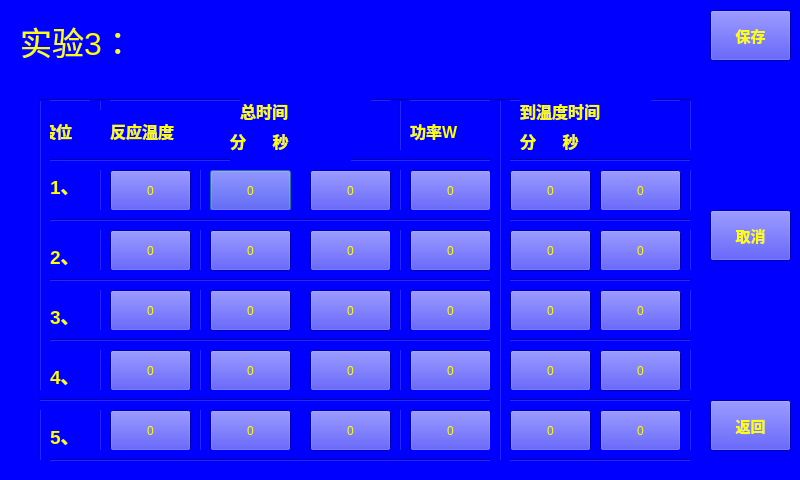
<?xml version="1.0" encoding="UTF-8"?>
<ui version="4.0">
 <class>Setting_3</class>
 <widget class="QDialog" name="Setting_3">
  <property name="geometry">
   <rect>
    <x>0</x>
    <y>0</y>
    <width>800</width>
    <height>480</height>
   </rect>
  </property>
  <property name="windowTitle">
   <string>Dialog</string>
  </property>
  <property name="styleSheet">
   <string notr="true">color: rgb(255, 255, 0);
background-color: rgb(0, 0, 255);</string>
  </property>
  <widget class="Line" name="line_11">
   <property name="geometry">
    <rect>
     <x>190</x>
     <y>100</y>
     <width>20</width>
     <height>361</height>
    </rect>
   </property>
   <property name="orientation">
    <enum>Qt::Vertical</enum>
   </property>
  </widget>
  <widget class="QPushButton" name="pushButton_7">
   <property name="geometry">
    <rect>
     <x>210</x>
     <y>170</y>
     <width>81</width>
     <height>41</height>
    </rect>
   </property>
   <property name="text">
    <string>0</string>
   </property>
  </widget>
  <widget class="QPushButton" name="pushButton_10">
   <property name="geometry">
    <rect>
     <x>310</x>
     <y>230</y>
     <width>81</width>
     <height>41</height>
    </rect>
   </property>
   <property name="text">
    <string>0</string>
   </property>
  </widget>
  <widget class="QPushButton" name="pushButton_31">
   <property name="geometry">
    <rect>
     <x>600</x>
     <y>410</y>
     <width>81</width>
     <height>41</height>
    </rect>
   </property>
   <property name="text">
    <string>0</string>
   </property>
  </widget>
  <widget class="QLabel" name="label_8">
   <property name="geometry">
    <rect>
     <x>520</x>
     <y>120</y>
     <width>111</width>
     <height>41</height>
    </rect>
   </property>
   <property name="font">
    <font>
     <pointsize>12</pointsize>
     <weight>75</weight>
     <bold>true</bold>
    </font>
   </property>
   <property name="text">
    <string>分      秒</string>
   </property>
  </widget>
  <widget class="QPushButton" name="pushButton">
   <property name="geometry">
    <rect>
     <x>710</x>
     <y>10</y>
     <width>81</width>
     <height>51</height>
    </rect>
   </property>
   <property name="font">
    <font>
     <pointsize>11</pointsize>
     <weight>75</weight>
     <bold>true</bold>
    </font>
   </property>
   <property name="text">
    <string>保存</string>
   </property>
  </widget>
  <widget class="QPushButton" name="pushButton_15">
   <property name="geometry">
    <rect>
     <x>210</x>
     <y>410</y>
     <width>81</width>
     <height>41</height>
    </rect>
   </property>
   <property name="text">
    <string>0</string>
   </property>
  </widget>
  <widget class="Line" name="line">
   <property name="geometry">
    <rect>
     <x>40</x>
     <y>90</y>
     <width>651</width>
     <height>20</height>
    </rect>
   </property>
   <property name="orientation">
    <enum>Qt::Horizontal</enum>
   </property>
  </widget>
  <widget class="QLabel" name="label_9">
   <property name="geometry">
    <rect>
     <x>50</x>
     <y>170</y>
     <width>41</width>
     <height>31</height>
    </rect>
   </property>
   <property name="font">
    <font>
     <pointsize>14</pointsize>
     <weight>75</weight>
     <bold>true</bold>
    </font>
   </property>
   <property name="text">
    <string>1、</string>
   </property>
  </widget>
  <widget class="QLabel" name="label_11">
   <property name="geometry">
    <rect>
     <x>50</x>
     <y>300</y>
     <width>41</width>
     <height>31</height>
    </rect>
   </property>
   <property name="font">
    <font>
     <pointsize>14</pointsize>
     <weight>75</weight>
     <bold>true</bold>
    </font>
   </property>
   <property name="text">
    <string>3、</string>
   </property>
  </widget>
  <widget class="Line" name="line_12">
   <property name="geometry">
    <rect>
     <x>390</x>
     <y>100</y>
     <width>20</width>
     <height>361</height>
    </rect>
   </property>
   <property name="orientation">
    <enum>Qt::Vertical</enum>
   </property>
  </widget>
  <widget class="QLabel" name="label_6">
   <property name="geometry">
    <rect>
     <x>410</x>
     <y>110</y>
     <width>81</width>
     <height>41</height>
    </rect>
   </property>
   <property name="font">
    <font>
     <pointsize>12</pointsize>
     <weight>75</weight>
     <bold>true</bold>
    </font>
   </property>
   <property name="text">
    <string>功率W</string>
   </property>
  </widget>
  <widget class="QLabel" name="label_12">
   <property name="geometry">
    <rect>
     <x>50</x>
     <y>360</y>
     <width>41</width>
     <height>31</height>
    </rect>
   </property>
   <property name="font">
    <font>
     <pointsize>14</pointsize>
     <weight>75</weight>
     <bold>true</bold>
    </font>
   </property>
   <property name="text">
    <string>4、</string>
   </property>
  </widget>
  <widget class="QPushButton" name="pushButton_3">
   <property name="geometry">
    <rect>
     <x>110</x>
     <y>230</y>
     <width>81</width>
     <height>41</height>
    </rect>
   </property>
   <property name="text">
    <string>0</string>
   </property>
  </widget>
  <widget class="QPushButton" name="pushButton_8">
   <property name="geometry">
    <rect>
     <x>310</x>
     <y>170</y>
     <width>81</width>
     <height>41</height>
    </rect>
   </property>
   <property name="text">
    <string>0</string>
   </property>
  </widget>
  <widget class="Line" name="line_9">
   <property name="geometry">
    <rect>
     <x>680</x>
     <y>100</y>
     <width>20</width>
     <height>361</height>
    </rect>
   </property>
   <property name="orientation">
    <enum>Qt::Vertical</enum>
   </property>
  </widget>
  <widget class="QPushButton" name="pushButton_4">
   <property name="geometry">
    <rect>
     <x>110</x>
     <y>290</y>
     <width>81</width>
     <height>41</height>
    </rect>
   </property>
   <property name="text">
    <string>0</string>
   </property>
  </widget>
  <widget class="QLabel" name="label">
   <property name="geometry">
    <rect>
     <x>20</x>
     <y>20</y>
     <width>241</width>
     <height>41</height>
    </rect>
   </property>
   <property name="font">
    <font>
     <pointsize>24</pointsize>
    </font>
   </property>
   <property name="text">
    <string>实验3：</string>
   </property>
  </widget>
  <widget class="QLabel" name="label_4">
   <property name="geometry">
    <rect>
     <x>240</x>
     <y>90</y>
     <width>131</width>
     <height>41</height>
    </rect>
   </property>
   <property name="font">
    <font>
     <pointsize>12</pointsize>
     <weight>75</weight>
     <bold>true</bold>
    </font>
   </property>
   <property name="text">
    <string>总时间</string>
   </property>
  </widget>
  <widget class="QPushButton" name="pushButton_25">
   <property name="geometry">
    <rect>
     <x>600</x>
     <y>230</y>
     <width>81</width>
     <height>41</height>
    </rect>
   </property>
   <property name="text">
    <string>0</string>
   </property>
  </widget>
  <widget class="Line" name="line_10">
   <property name="geometry">
    <rect>
     <x>90</x>
     <y>100</y>
     <width>20</width>
     <height>361</height>
    </rect>
   </property>
   <property name="orientation">
    <enum>Qt::Vertical</enum>
   </property>
  </widget>
  <widget class="QPushButton" name="pushButton_21">
   <property name="geometry">
    <rect>
     <x>410</x>
     <y>290</y>
     <width>81</width>
     <height>41</height>
    </rect>
   </property>
   <property name="text">
    <string>0</string>
   </property>
  </widget>
  <widget class="QPushButton" name="pushButton_30">
   <property name="geometry">
    <rect>
     <x>510</x>
     <y>410</y>
     <width>81</width>
     <height>41</height>
    </rect>
   </property>
   <property name="text">
    <string>0</string>
   </property>
  </widget>
  <widget class="QPushButton" name="pushButton_2">
   <property name="geometry">
    <rect>
     <x>110</x>
     <y>170</y>
     <width>81</width>
     <height>41</height>
    </rect>
   </property>
   <property name="styleSheet">
    <string notr="true"/>
   </property>
   <property name="text">
    <string>0</string>
   </property>
   <property name="flat">
    <bool>false</bool>
   </property>
  </widget>
  <widget class="QLabel" name="label_13">
   <property name="geometry">
    <rect>
     <x>50</x>
     <y>420</y>
     <width>41</width>
     <height>31</height>
    </rect>
   </property>
   <property name="font">
    <font>
     <pointsize>14</pointsize>
     <weight>75</weight>
     <bold>true</bold>
    </font>
   </property>
   <property name="text">
    <string>5、</string>
   </property>
  </widget>
  <widget class="QPushButton" name="pushButton_22">
   <property name="geometry">
    <rect>
     <x>410</x>
     <y>350</y>
     <width>81</width>
     <height>41</height>
    </rect>
   </property>
   <property name="text">
    <string>0</string>
   </property>
  </widget>
  <widget class="QPushButton" name="pushButton_14">
   <property name="geometry">
    <rect>
     <x>310</x>
     <y>350</y>
     <width>81</width>
     <height>41</height>
    </rect>
   </property>
   <property name="text">
    <string>0</string>
   </property>
  </widget>
  <widget class="QPushButton" name="pushButton_6">
   <property name="geometry">
    <rect>
     <x>110</x>
     <y>410</y>
     <width>81</width>
     <height>41</height>
    </rect>
   </property>
   <property name="text">
    <string>0</string>
   </property>
  </widget>
  <widget class="QPushButton" name="pushButton_17">
   <property name="geometry">
    <rect>
     <x>410</x>
     <y>170</y>
     <width>81</width>
     <height>41</height>
    </rect>
   </property>
   <property name="text">
    <string>0</string>
   </property>
  </widget>
  <widget class="QPushButton" name="pushButton_27">
   <property name="geometry">
    <rect>
     <x>600</x>
     <y>290</y>
     <width>81</width>
     <height>41</height>
    </rect>
   </property>
   <property name="text">
    <string>0</string>
   </property>
  </widget>
  <widget class="QPushButton" name="pushButton_26">
   <property name="geometry">
    <rect>
     <x>510</x>
     <y>290</y>
     <width>81</width>
     <height>41</height>
    </rect>
   </property>
   <property name="text">
    <string>0</string>
   </property>
  </widget>
  <widget class="QPushButton" name="pushButton_13">
   <property name="geometry">
    <rect>
     <x>210</x>
     <y>350</y>
     <width>81</width>
     <height>41</height>
    </rect>
   </property>
   <property name="text">
    <string>0</string>
   </property>
  </widget>
  <widget class="QPushButton" name="pushButton_19">
   <property name="geometry">
    <rect>
     <x>600</x>
     <y>170</y>
     <width>81</width>
     <height>41</height>
    </rect>
   </property>
   <property name="text">
    <string>0</string>
   </property>
  </widget>
  <widget class="QPushButton" name="pushButton_28">
   <property name="geometry">
    <rect>
     <x>510</x>
     <y>350</y>
     <width>81</width>
     <height>41</height>
    </rect>
   </property>
   <property name="text">
    <string>0</string>
   </property>
  </widget>
  <widget class="Line" name="line_6">
   <property name="geometry">
    <rect>
     <x>40</x>
     <y>330</y>
     <width>651</width>
     <height>20</height>
    </rect>
   </property>
   <property name="orientation">
    <enum>Qt::Horizontal</enum>
   </property>
  </widget>
  <widget class="QPushButton" name="pushButton_23">
   <property name="geometry">
    <rect>
     <x>410</x>
     <y>410</y>
     <width>81</width>
     <height>41</height>
    </rect>
   </property>
   <property name="text">
    <string>0</string>
   </property>
  </widget>
  <widget class="QPushButton" name="pushButton_11">
   <property name="geometry">
    <rect>
     <x>210</x>
     <y>290</y>
     <width>81</width>
     <height>41</height>
    </rect>
   </property>
   <property name="text">
    <string>0</string>
   </property>
  </widget>
  <widget class="QPushButton" name="pushButton_18">
   <property name="geometry">
    <rect>
     <x>510</x>
     <y>170</y>
     <width>81</width>
     <height>41</height>
    </rect>
   </property>
   <property name="text">
    <string>0</string>
   </property>
  </widget>
  <widget class="Line" name="line_5">
   <property name="geometry">
    <rect>
     <x>40</x>
     <y>270</y>
     <width>651</width>
     <height>20</height>
    </rect>
   </property>
   <property name="orientation">
    <enum>Qt::Horizontal</enum>
   </property>
  </widget>
  <widget class="Line" name="line_4">
   <property name="geometry">
    <rect>
     <x>40</x>
     <y>210</y>
     <width>651</width>
     <height>20</height>
    </rect>
   </property>
   <property name="orientation">
    <enum>Qt::Horizontal</enum>
   </property>
  </widget>
  <widget class="Line" name="line_8">
   <property name="geometry">
    <rect>
     <x>40</x>
     <y>450</y>
     <width>651</width>
     <height>20</height>
    </rect>
   </property>
   <property name="orientation">
    <enum>Qt::Horizontal</enum>
   </property>
  </widget>
  <widget class="Line" name="line_2">
   <property name="geometry">
    <rect>
     <x>40</x>
     <y>150</y>
     <width>651</width>
     <height>20</height>
    </rect>
   </property>
   <property name="orientation">
    <enum>Qt::Horizontal</enum>
   </property>
  </widget>
  <widget class="QPushButton" name="pushButton_12">
   <property name="geometry">
    <rect>
     <x>310</x>
     <y>290</y>
     <width>81</width>
     <height>41</height>
    </rect>
   </property>
   <property name="text">
    <string>0</string>
   </property>
  </widget>
  <widget class="QLabel" name="label_7">
   <property name="geometry">
    <rect>
     <x>520</x>
     <y>90</y>
     <width>131</width>
     <height>41</height>
    </rect>
   </property>
   <property name="font">
    <font>
     <pointsize>12</pointsize>
     <weight>75</weight>
     <bold>true</bold>
    </font>
   </property>
   <property name="text">
    <string>到温度时间</string>
   </property>
  </widget>
  <widget class="QLabel" name="label_2">
   <property name="geometry">
    <rect>
     <x>40</x>
     <y>110</y>
     <width>61</width>
     <height>41</height>
    </rect>
   </property>
   <property name="font">
    <font>
     <pointsize>12</pointsize>
     <weight>75</weight>
     <bold>true</bold>
    </font>
   </property>
   <property name="text">
    <string>段位</string>
   </property>
  </widget>
  <widget class="QPushButton" name="pushButton_20">
   <property name="geometry">
    <rect>
     <x>410</x>
     <y>230</y>
     <width>81</width>
     <height>41</height>
    </rect>
   </property>
   <property name="text">
    <string>0</string>
   </property>
  </widget>
  <widget class="QPushButton" name="pushButton_5">
   <property name="geometry">
    <rect>
     <x>110</x>
     <y>350</y>
     <width>81</width>
     <height>41</height>
    </rect>
   </property>
   <property name="text">
    <string>0</string>
   </property>
  </widget>
  <widget class="Line" name="line_3">
   <property name="geometry">
    <rect>
     <x>30</x>
     <y>100</y>
     <width>20</width>
     <height>361</height>
    </rect>
   </property>
   <property name="orientation">
    <enum>Qt::Vertical</enum>
   </property>
  </widget>
  <widget class="QPushButton" name="pushButton_24">
   <property name="geometry">
    <rect>
     <x>510</x>
     <y>230</y>
     <width>81</width>
     <height>41</height>
    </rect>
   </property>
   <property name="text">
    <string>0</string>
   </property>
  </widget>
  <widget class="QLabel" name="label_10">
   <property name="geometry">
    <rect>
     <x>50</x>
     <y>240</y>
     <width>41</width>
     <height>31</height>
    </rect>
   </property>
   <property name="font">
    <font>
     <pointsize>14</pointsize>
     <weight>75</weight>
     <bold>true</bold>
    </font>
   </property>
   <property name="text">
    <string>2、</string>
   </property>
  </widget>
  <widget class="QPushButton" name="pushButton_9">
   <property name="geometry">
    <rect>
     <x>210</x>
     <y>230</y>
     <width>81</width>
     <height>41</height>
    </rect>
   </property>
   <property name="text">
    <string>0</string>
   </property>
  </widget>
  <widget class="QLabel" name="label_3">
   <property name="geometry">
    <rect>
     <x>110</x>
     <y>110</y>
     <width>101</width>
     <height>41</height>
    </rect>
   </property>
   <property name="font">
    <font>
     <pointsize>12</pointsize>
     <weight>75</weight>
     <bold>true</bold>
    </font>
   </property>
   <property name="text">
    <string>反应温度</string>
   </property>
  </widget>
  <widget class="Line" name="line_7">
   <property name="geometry">
    <rect>
     <x>40</x>
     <y>390</y>
     <width>651</width>
     <height>20</height>
    </rect>
   </property>
   <property name="orientation">
    <enum>Qt::Horizontal</enum>
   </property>
  </widget>
  <widget class="QLabel" name="label_5">
   <property name="geometry">
    <rect>
     <x>230</x>
     <y>120</y>
     <width>121</width>
     <height>41</height>
    </rect>
   </property>
   <property name="font">
    <font>
     <pointsize>12</pointsize>
     <weight>75</weight>
     <bold>true</bold>
    </font>
   </property>
   <property name="text">
    <string>分      秒</string>
   </property>
  </widget>
  <widget class="Line" name="line_13">
   <property name="geometry">
    <rect>
     <x>490</x>
     <y>100</y>
     <width>20</width>
     <height>361</height>
    </rect>
   </property>
   <property name="orientation">
    <enum>Qt::Vertical</enum>
   </property>
  </widget>
  <widget class="QPushButton" name="pushButton_29">
   <property name="geometry">
    <rect>
     <x>600</x>
     <y>350</y>
     <width>81</width>
     <height>41</height>
    </rect>
   </property>
   <property name="text">
    <string>0</string>
   </property>
  </widget>
  <widget class="QPushButton" name="pushButton_16">
   <property name="geometry">
    <rect>
     <x>310</x>
     <y>410</y>
     <width>81</width>
     <height>41</height>
    </rect>
   </property>
   <property name="text">
    <string>0</string>
   </property>
  </widget>
  <widget class="QPushButton" name="pushButton_33">
   <property name="geometry">
    <rect>
     <x>710</x>
     <y>400</y>
     <width>81</width>
     <height>51</height>
    </rect>
   </property>
   <property name="font">
    <font>
     <pointsize>11</pointsize>
     <weight>75</weight>
     <bold>true</bold>
    </font>
   </property>
   <property name="text">
    <string>返回</string>
   </property>
  </widget>
  <widget class="QPushButton" name="pushButton_32">
   <property name="geometry">
    <rect>
     <x>710</x>
     <y>210</y>
     <width>81</width>
     <height>51</height>
    </rect>
   </property>
   <property name="font">
    <font>
     <pointsize>11</pointsize>
     <weight>75</weight>
     <bold>true</bold>
    </font>
   </property>
   <property name="text">
    <string>取消</string>
   </property>
  </widget>
 </widget>
 <resources/>
 <connections/>
</ui>
